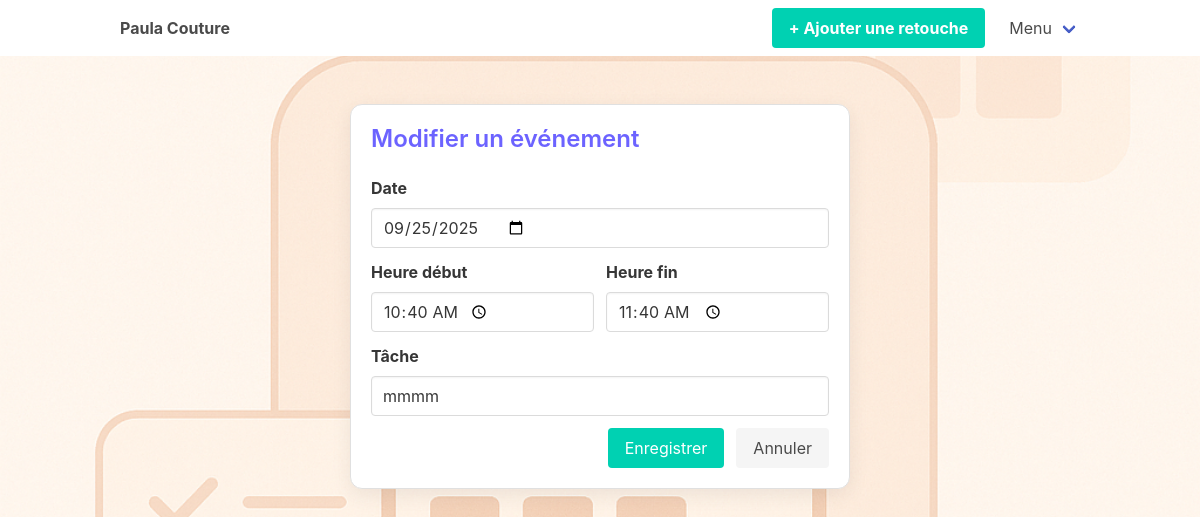
The page /shift/modifier/1 on the database its author committed.
### mon_atelier/routes.py (models this page shows, shortened)
class PlanningShift(db.Model):
    id = db.Column(db.Integer, primary_key=True)
    date = db.Column(db.Date, nullable=False)
    heure_debut = db.Column(db.Time, nullable=False)
    heure_fin = db.Column(db.Time, nullable=False)
    tache = db.Column(db.String(100), nullable=True) # Par ex: 'Accueil', 'Atelier', 'Caisse'
    employe_id = db.Column(db.Integer, db.ForeignKey('employe.id'), nullable=False)

### mon_atelier/routes.py (the view, shortened to what this page needs)
@app.route('/shift/modifier/<int:shift_id>', methods=['GET', 'POST'])
def modifier_shift(shift_id):
    shift = PlanningShift.query.get_or_404(shift_id)
    return render_template('modifier_shift.html', shift=shift)

### mon_atelier/__init__.py (called while the page is built)
@app.context_processor
def inject_config():
    return dict(config=app.config)

@app.context_processor
def inject_timedelta():
    return dict(timedelta=timedelta)

### mon_atelier/templates/modifier_shift.html
{% extends 'base.html' %}
{% block content %}
<section class="section">
  <div class="container">
    <div class="box" style="max-width: 500px; margin: 0 auto;">
      <h2 class="title is-4" style="color:#6c63ff;">Modifier un événement</h2>
      <form method="POST">
        <div class="field">
          <label class="label">Date</label>
          <div class="control">
            <input class="input" type="date" name="date" required value="{{ shift.date.strftime('%Y-%m-%d') }}">
          </div>
        </div>
        <div class="field is-grouped">
          <div class="control" style="flex:1;">
            <label class="label">Heure début</label>
            <input class="input" type="time" name="heure_debut" required value="{{ shift.heure_debut.strftime('%H:%M') }}">
          </div>
          <div class="control" style="flex:1;">
            <label class="label">Heure fin</label>
            <input class="input" type="time" name="heure_fin" required value="{{ shift.heure_fin.strftime('%H:%M') }}">
          </div>
        </div>
        <div class="field">
          <label class="label">Tâche</label>
          <div class="control">
            <input class="input" type="text" name="tache" required value="{{ shift.tache }}">
          </div>
        </div>
        <div class="field is-grouped is-grouped-right">
          <div class="control">
            <button class="button is-primary" type="submit">Enregistrer</button>
          </div>
          <div class="control">
            <a class="button is-light" href="{{ url_for('index') }}">Annuler</a>
          </div>
        </div>
      </form>
    </div>
  </div>
</section>
{% endblock %}

### mon_atelier/static/css/custom.css (style rules this page uses)
html { background-image: url('/static/images/fond_calendrier.png') !important; background-size: cover !important; background-position: center !important; background-attachment: fixed !important; }
body { background-color: transparent !important; }
.section { background-color: transparent !important; }
.box { background: #fff !important; box-shadow: 0 6px 20px rgba(0,0,0,0.07); border-radius: 12px; border: 1px solid #e0e0e0; }

### mon_atelier/templates/base.html (style rules this page uses)
body { background-color: #f6f6ff; }
.box { background-color: white; }

### rows shown on the page
PlanningShift: date "09/25/2025", heure_debut "10:40", heure_fin "11:40", tache "mmmm"
